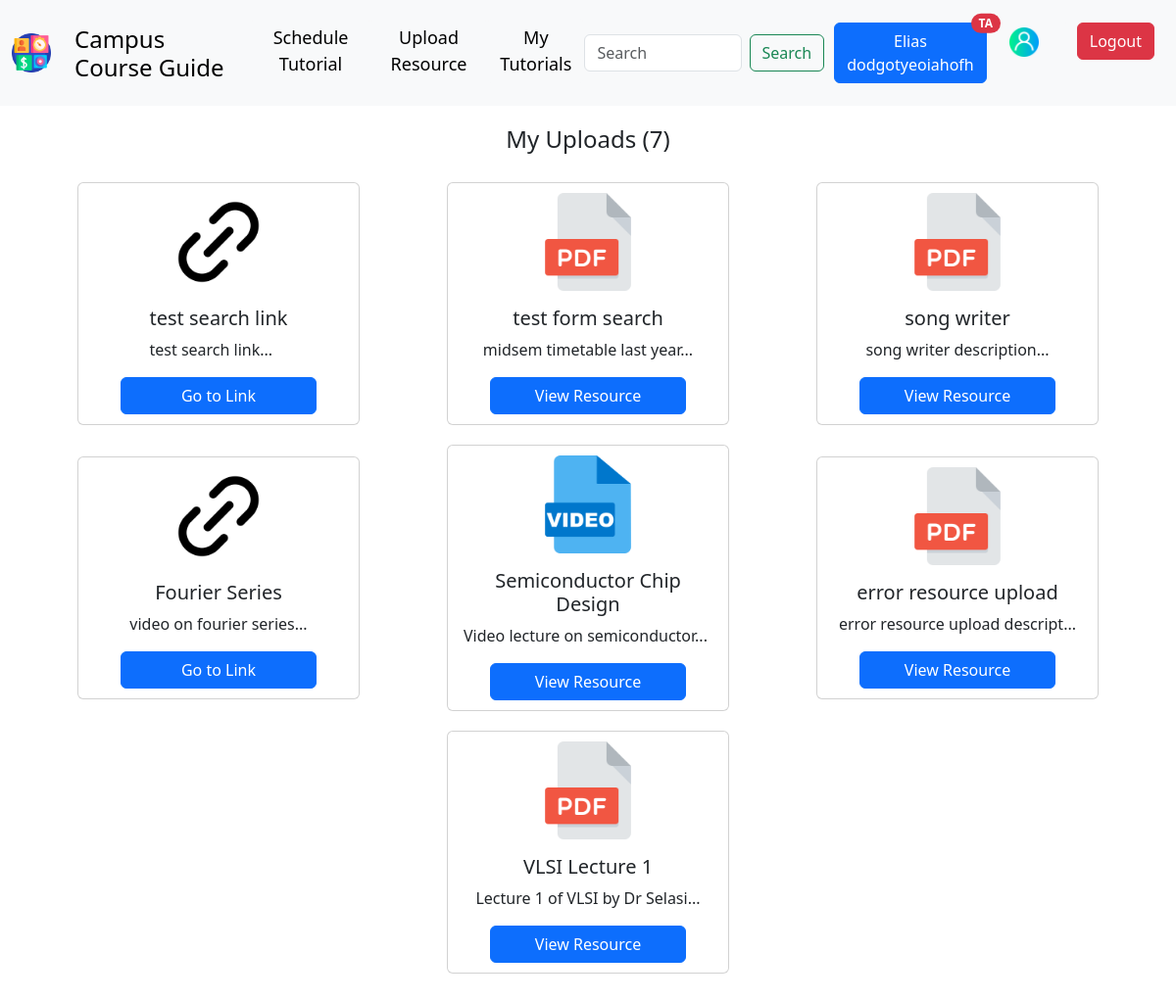
Page /ccg/dashboard/ (signed in) on the earlier database version.
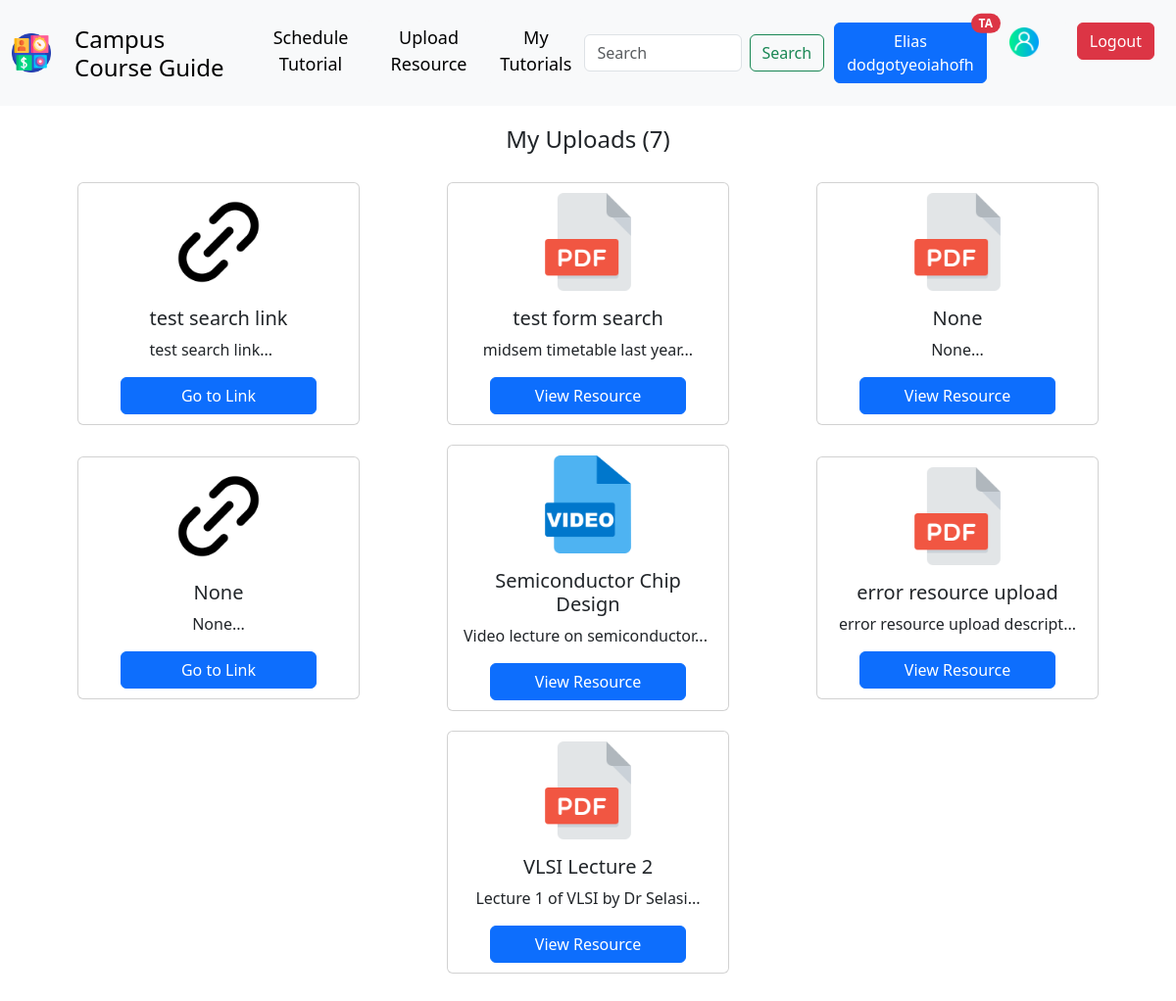
Same page on the later database version.
### apps_users/models.py (models this page shows, shortened)
class CustomUser(AbstractUser):
    username = models.CharField(max_length=MAX_STR_LEN, null=True, blank=True, unique=False)
    email = models.EmailField(unique=True, null=True, blank=True)
    first_name = models.CharField(max_length=MAX_STR_LEN, null=True, blank=True)
    last_name = models.CharField(max_length=MAX_STR_LEN, null=True, blank=True)
    user_type = models.CharField(max_length=MAX_STR_LEN, choices=[(utype, utype) for utype in USER_TYPES], null=True, blank=True)
    programme = models.CharField(max_length=MAX_STR_LEN, choices=[(utype, utype) for utype in PROGRAMME], null=True, blank=True)
    year = models.CharField(max_length=MAX_STR_LEN, choices=[(year, year) for year in YEAR_TYPE], null=True, blank=True)
    college = models.CharField(max_length=MAX_STR_LEN, choices=[(college, college) for college in COLLEGE], null=True, blank=True)
    slug = models.SlugField(null=True, blank=True)
    EMAIL_FIELD = "email"
    USERNAME_FIELD = "email"
    REQUIRED_FIELDS = []
    objects = CustomUserManager()

### apps_resources/models.py (models this page shows, shortened)
class Resource(models.Model):
    user = models.ForeignKey(CustomUser, on_delete=models.CASCADE, null=True, blank=True)
    resource_name = models.CharField(max_length=MAX_STR_LEN, null=True, blank=True)
    resource_type = models.CharField(max_length=MIN_STR_LEN, null=True, blank=True)
    related_programmes = MultiSelectField(choices=[(prog, prog) for prog in PROGRAMME], max_length=200, max_choices=15, null=True, blank=True)
    resource_item = models.FileField(upload_to='uploads', null=True, blank=True)
    resource_link = models.URLField(null=True, blank=True, verbose_name='Resource link where applicable')
    description = models.CharField(max_length=MAX_STR_LEN, null=True, blank=True)
    slug = models.SlugField(null=True, blank=True)
    created = models.DateTimeField(auto_now=True)
    updated = models.DateTimeField(auto_now_add=True)
    class Meta:
        ordering = ["-updated"]
    @classmethod
    def get_all_resources(cls, user):
        out = []
        try:
            out = cls.objects.filter(user=user)
        except:
            pass
        return out

### apps_users/views.py (the view)
# urls.py: path('dashboard/', views.dashboard, name='dashboard'),
@never_cache
@login_required(login_url='users:user_login')
def dashboard(request):
    if not request.user.is_authenticated:
        return redirect('users:user_login')
    context = {}
    if request.user.user_type == "Teaching Assistant":
        uploaded_resources = Resource.get_all_resources(user=request.user)
        context.update({'all_uploads': uploaded_resources})
    else:
        recommended = Resource.get_recommended(request.user)
        context.update({'recommended': recommended})
    user = CustomUser.objects.get(slug=request.user.slug)
    edit_profile_form = EditProfileForm(instance=user)
    tutorial_form = TutorialForm()
    resource_form = ResourceForm()
    if request.method == "POST":
        if 'edit_profile' in request.POST:
            edit_profile_form = EditProfileForm(instance=user)
            user = EditProfileForm(data=request.POST, instance=user)
            if user.is_valid():
                user.save()
                messages.success(request, 'Profile updated successfully')
                return HttpResponseRedirect(reverse('users:dashboard'))
        elif 'resource_form' in request.POST:
            resource_form = ResourceForm(request.POST, request.FILES)
            if resource_form.is_valid():
                if request.FILES:
                    resource_obj = str(resource_form['resource_item'].data).split('.')
                    item = request.FILES['resource_item']
                else:
                    resource_obj = ["link", "link"]
                    item = None
                Resource.objects.create(
                    user=request.user,
                    resource_name=request.POST['resource_name'],
                    resource_type=resource_obj[-1],
                    related_programmes=request.POST['related_programmes'],
                    description=request.POST['description'],
                    resource_item=item,
                    resource_link=request.POST["resource_link"],
                )
                messages.success(request, 'Resource uploaded successfully')
                return HttpResponseRedirect(reverse('users:dashboard'))
            else:
                messages.error(request, f'{resource_form.errors.as_text()}')
        elif 'schedule_tutorial' in request.POST:
            tutorial_form = TutorialForm(request.POST)
            if tutorial_form.is_valid():
                tutorial = tutorial_form.save(commit=False)
                tutorial.user = user
                tutorial.save()
                messages.success(request, 'Tutorial successfully scheduled')
                return HttpResponseRedirect(reverse('resource:tutorials'))
            else:
                messages.error(request, f'{tutorial_form.errors.as_text()}')
        elif 'query' in request.POST:
            query = request.POST['search_item']
            return HttpResponseRedirect(reverse('resource:search_results', args=[query]))
    else:
        edit_profile_form = EditProfileForm(instance=user)
        resource_form = ResourceForm()
        tutorial_form = TutorialForm(request.POST)
    context.update({'user_profile': edit_profile_form, 'resource_form': resource_form, 'tutorial_form': tutorial_form})
    return render(request, 'users/dashboard.html', context)

### helper/forms.py
class EditProfileForm(forms.ModelForm):
    class Meta:
        model = CustomUser
        fields = ["first_name", "last_name", "email", "programme", "year"]

class ResourceForm(forms.ModelForm):
    class Meta:
        model = Resource
        fields = "__all__"
        exclude = ["user", "slug", "resource_type",]

### templates/users/dashboard.html (shortened to what this page needs)
{% extends 'base.html' %}
{% load static %}
{% block content %}
<div style="
    display: flex;
    flex-direction: column;
    justify-content: center;
    align-items: center;
    margin-top: 20px;
    margin-bottom: 20px;
    ">
    {% if request.user.user_type == "Student" %}
    <h4>Recommended Resources for {{ request.user.programme }} ({{ request.user.year }})</h4>
    <div
    style="display: flex; flex-direction: row; justify-content: space-evenly; align-items: center; flex-wrap: wrap;">
    {% for rec in recommended %}
    <div class="card" style="width: 18rem; margin: 10px; display: flex; justify-self: center; align-items: center;">
        {% if rec.resource_type == "pdf" %}
        <img src="{% static 'pdf.png' %}" style="margin-top: 10px;" width="100" height="100" card-img-top alt="...">
        {% elif rec.resource_type == "mp4" %}
        <img src="{% static 'video_1.png' %}" style="margin-top: 10px;" width="100" height="100" card-img-top alt="...">
        {% else %}
        <img src="{% static 'link.png' %}" style="margin-top: 10px;" width="100" height="100" card-img-top alt="...">
        {% endif %}
        <div class="card-body">
            <h5 class="card-title"
                style="text-align: center; display: flex; justify-content: center; align-items: center;">{{upload.resource_name|slice:25 }}
            </h5>
            <p class="card-text">{{ rec.description|slice:30 }}...</p>
        </div>
        <div style="display: flex; justify-content: center; align-items: center; padding-bottom: 10px;">
            {% if rec.resource_type != "link" %}
            <a href="{{ rec.resource_item.url }}" style="width: 200px; align-items: center;" class="btn btn-primary">View Resource</a>
            {% else %}
            <a href="{{ rec.resource_link }}" style="width: 200px; align-items: center;" class="btn btn-primary">Go to Link</a>
            {% endif %}
        </div>
    </div>
    {% empty %}
    <p>❗No recommended resources as of now</p>
    {% endfor %}
</div>
    {% else %}
    <h4 style="margin-bottom: 20px;">My Uploads ({{all_uploads.count}})</h4>
    <div
        style="display: flex; flex-direction: row; justify-content: space-evenly; align-items: center; flex-wrap: wrap;">
        {% for upload in all_uploads %}
        <div class="card" style="width: 18rem; margin: 10px; display: flex; justify-self: center; align-items: center;">
            {% if upload.resource_type == "pdf" %}
            <img src="{% static 'pdf.png' %}" style="margin-top: 10px;" width="100" height="100" card-img-top alt="...">
            {% elif upload.resource_type == "mp4" %}
            <img src="{% static 'video_1.png' %}" style="margin-top: 10px;" width="100" height="100" card-img-top alt="...">
            {% else %}
            <img src="{% static 'link.png' %}" style="margin-top: 10px;" width="100" height="100" card-img-top alt="...">
            {% endif %}
            <div class="card-body">
                <h5 class="card-title"
                    style="text-align: center; display: flex; justify-content: center; align-items: center;">{{upload.resource_name|slice:25 }}
                </h5>
                <p class="card-text">{{ upload.description|slice:30 }}...</p>
            </div>
            <div style="display: flex; justify-content: center; align-items: center; padding-bottom: 10px;">
                {% if upload.resource_type != "link" %}
                <a href="{{ upload.resource_item.url }}" style="width: 200px; align-items: center;" class="btn btn-primary">View Resource</a>
                {% else %}
                <a href="{{ upload.resource_link }}" style="width: 200px; align-items: center;" class="btn btn-primary">Go to Link</a>
                {% endif %}
            </div>
        </div>
        {% empty %}
        <p>❗No uploaded resources❗</p>
        {% endfor %}
    </div>
    {% endif %}
</div>
{% endblock content %}

### templates/base.html (shortened to what this page needs)
<!DOCTYPE html>
<html lang="en">
{% load static %}
{%load crispy_forms_tags %}
<head>
    <link href="https://cdn.jsdelivr.net/npm/bootstrap@5.3.3/dist/css/bootstrap.min.css" rel="stylesheet"
>
</head>
<body>
    <nav class="navbar navbar-expand-lg bg-body-tertiary">
        <div class="container-fluid">
            <a class="navbar-brand" href="#">
                <img src="{% static 'logo.png' %}" width="40" height="40" />
            </a>
            <div class="collapse navbar-collapse" id="navbarSupportedContent">
                <ul class="navbar-nav me-auto mb-2 mb-lg-0" style="font-size: larger; margin-top: 10px;">
                    {% if request.user.is_authenticated %}
                    {% if request.user.user_type == "Teaching Assistant" %}
                    <li class="nav-item">
                        <a class="nav-link active" aria-current="page" href="{% url 'users:dashboard' %}">
                            <h4>Campus Course Guide</h4>
                        </a>
                    </li>
                    <li class="nav-item">
                        <button class="btn btn-light" type="button" data-bs-toggle="offcanvas" data-bs-target="#scheduleTutorial"
                        aria-controls="offcanvasExample"  style="font-size: large;">
                        Schedule Tutorial
                    </button>
                    </li>
                    <li class="nav-item">
                        <button type="button" class="btn btn-light" data-bs-toggle="modal"
                            data-bs-target="#resourceUpload" style="font-size: large;">
                                Upload Resource
                        </button>
                    </li>
                    <li class="nav-item">
                        <a href="{% url 'resource:tutorials' %}">
                            <button type="button" class="btn btn-light" data-bs-toggle="modal"
                            data-bs-target="#resourceUpload" style="font-size: large;">
                              My Tutorials
                        </button>
                        </a>
                    </li>
                    {% endif %}
                    {% else %}
                    <li class="nav-item">
                        <a class="nav-link active" aria-current="page" href="#">
                            <h5>Campus Course Guide</h5>
                        </a>
                    </li>
                    {% endif %}
                </ul>
                {% if request.user.is_authenticated %}
                <form class="d-flex" method="POST" action="{% url 'users:dashboard' %}">
                    <input class="form-control me-2" type="search" name="search_item" placeholder="Search" aria-label="Search">
                    <button class="btn btn-outline-success" name="query" type="submit">Search</button>
                </form>
                {% endif %}
                <ul class="navbar-nav">
                    {% if request.user.is_authenticated %}
                    <li class="nav-item">
                        <button type="button" class="btn btn-primary position-relative" style="margin: 10px;">
                            {{ request.user.first_name|capfirst }}
                            <span
                                class="position-absolute top-0 start-100 translate-middle badge rounded-pill bg-danger">
                                {% if request.user.user_type == "Teaching Assistant" %}
                                TA
                                {% else %}
                                STD
                                {% endif %}
                            </span>
                        </button>
                    </li>
                    <li class="nav-item">
                        <button type="button" class="btn btn-light" data-bs-toggle="modal" data-bs-target="#profile"
                            style="margin-top: 7px">
                            <a class="navbar-brand" href="#">
                                <img src="{% static 'user_profile.png' %}" width="30" height="30" />
                            </a>
                        </button>
                    </li>
                    <li class="nav-item">
                        <button type="button" class="btn btn-danger" data-bs-toggle="modal" data-bs-target="#logout"
                            style="margin:10px">
                            Logout
                        </button>
                    </li>
                    {% endif %}
                </ul>
            </div>
        </div>
    </nav>
    {% block content %}
    {% endblock content %}
</body>
</html>

Differences in the rows shown:
removed Resource: resource_name "song writer", description "song writer description"
removed Resource: resource_name "Fourier Series", description "video on fourier series"
added Resource: resource_name "None", description "None"
added Resource: resource_name "None", description "None"
changed Resource "Lecture 1 of VLSI by Dr Selasi": resource_name "VLSI Lecture 1" → "VLSI Lecture 2"
